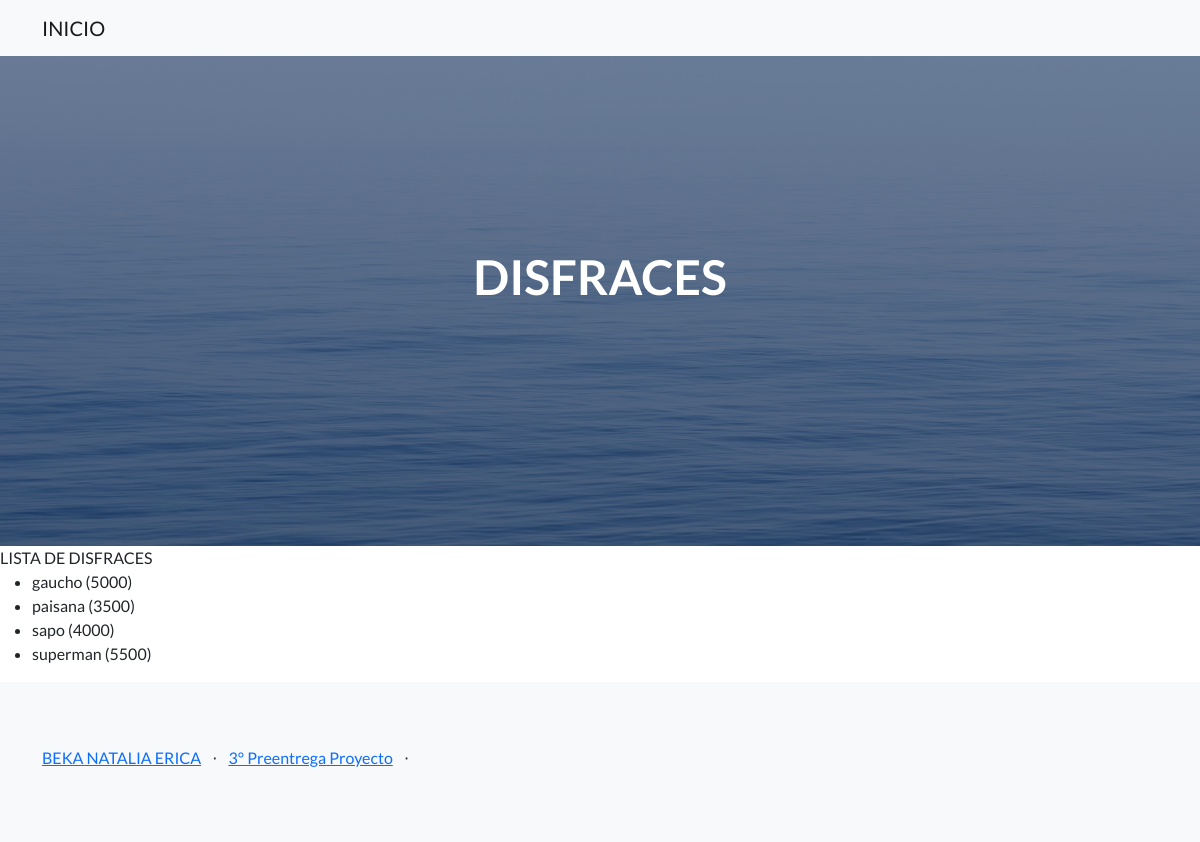
/AppCoder/disfraces_todos/, run on the app's committed database.
### AppCoder/models.py (models this page shows, shortened)
class Disfraces(models.Model):
    nombre = models.CharField(max_length=30)
    precio = models.IntegerField()

### AppCoder/views.py (the view)
# urls.py: path("disfraces_todos/", disfraces_lista_view, name='disfraces_todos'),
def disfraces_lista_view(request):
    todos_los_disfraces = []
    for nombre in Disfraces.objects.all():
        todos_los_disfraces.append(nombre)
    contexto = {"nombre": todos_los_disfraces}
    return render(request, "AppCoder/disfraces_list.html", contexto)

### AppCoder/templates/AppCoder/disfraces_list.html
{% extends "AppCoder/padre.html" %}
{% block contenidoQueCambia %}
    LISTA DE DISFRACES
{% if nombre %}
<ul>
    {% for nombre in nombre %}
    <li>{{ nombre.nombre }} ({{ nombre.precio }})</li>
    {% endfor %}
</ul>
{% endif %}
{% endblock %}

### data on the page
Disfraces: nombre "gaucho", precio "5000"
Disfraces: nombre "paisana", precio "3500"
Disfraces: nombre "sapo", precio "4000"
Disfraces: nombre "superman", precio "5500"
